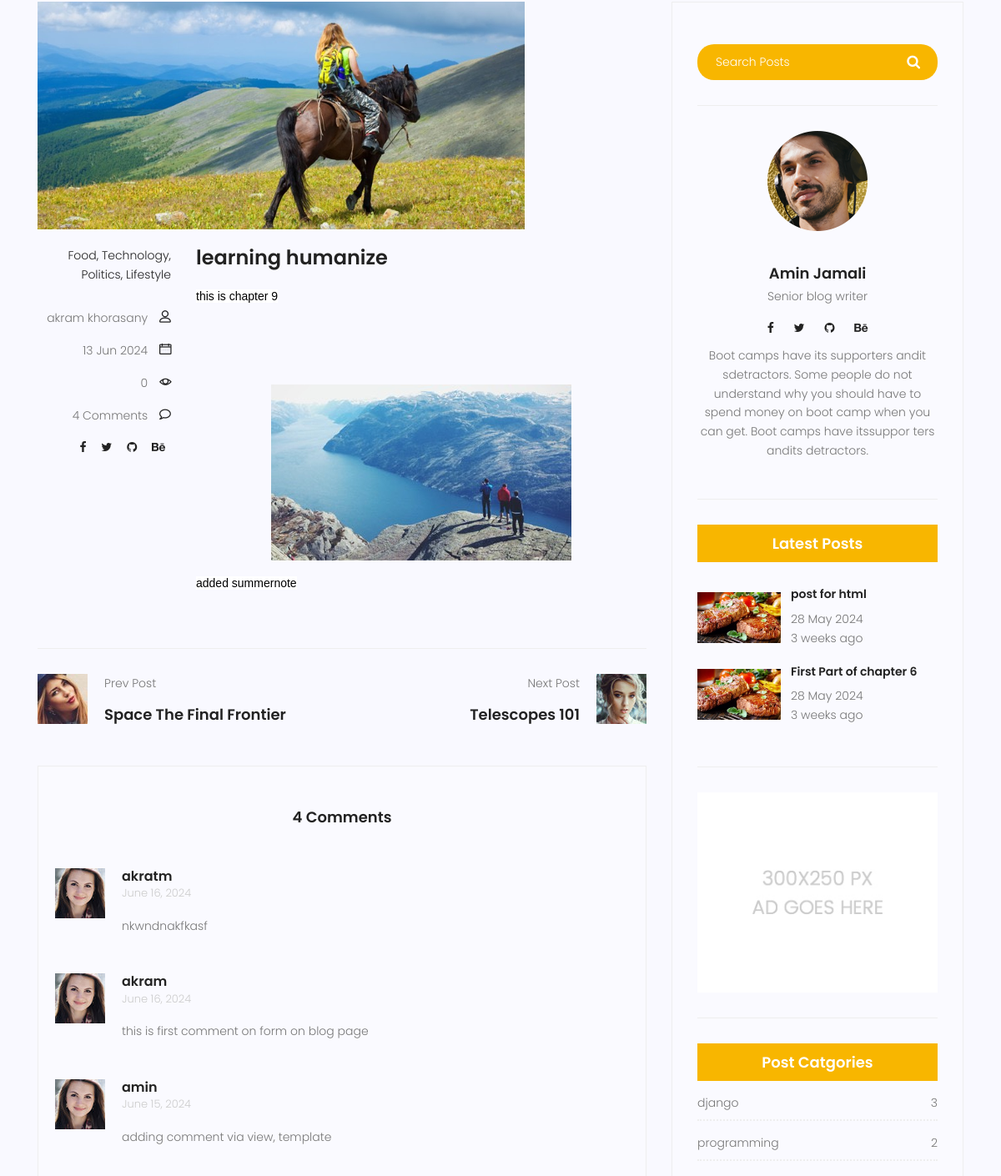
Before: /blog/12 (signed in, middle part) with the older database file.
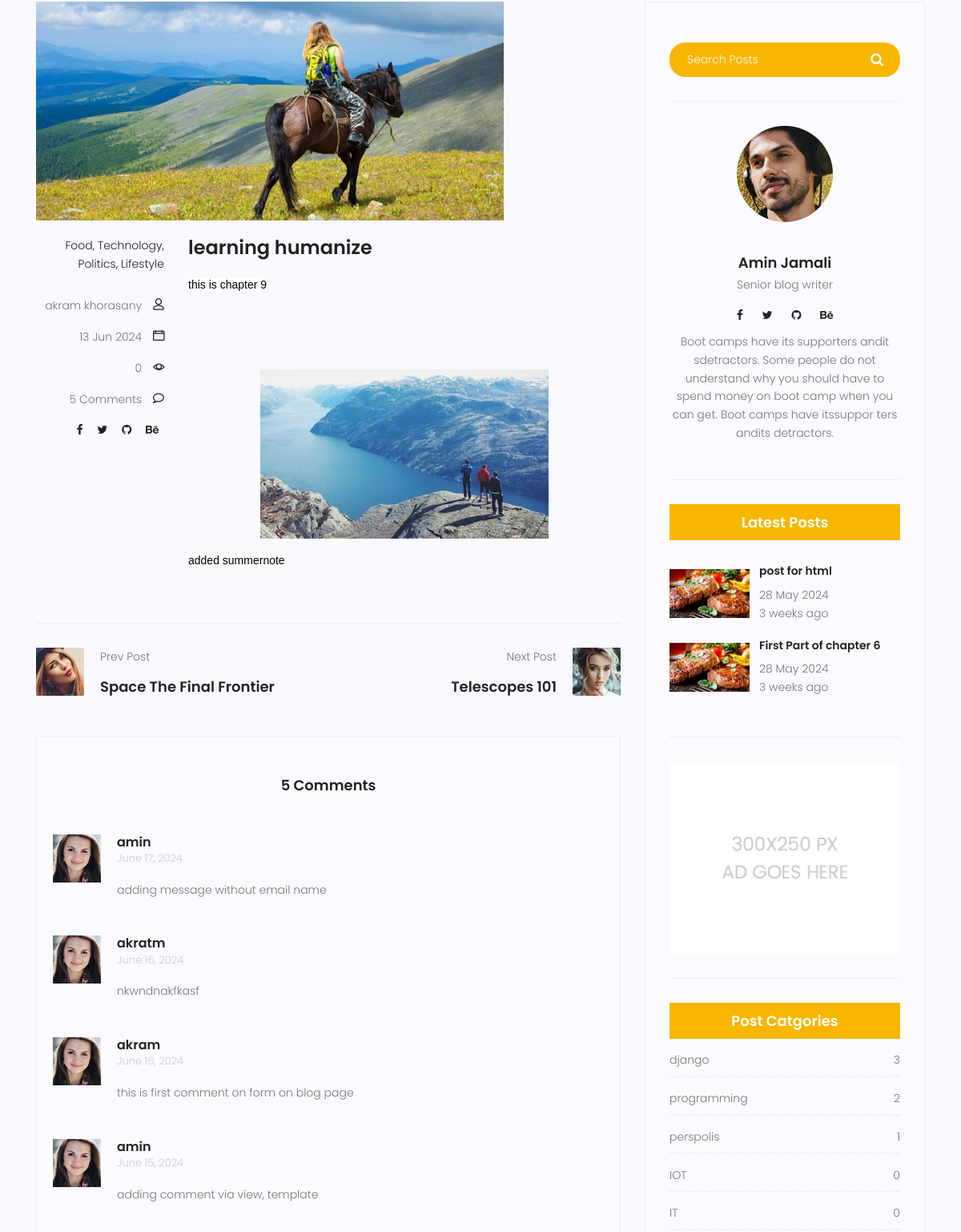
After: the same page with the newer database file.
### blog/models.py (models this page shows, shortened)
class Post(models.Model):
    image = models.ImageField(upload_to = 'blog/', default='blog/default.jpj')
    author = models.ForeignKey(User, on_delete=models.SET_NULL, null=True)
    title = models.CharField(max_length=255)
    content = models.TextField()
    tags = TaggableManager()
    category = models.ManyToManyField(Category)
    counted_views = models.PositiveIntegerField(default=0)
    status = models.BooleanField(default=False)
    published_date = models.DateTimeField(null=True)
    created_at = models.DateTimeField(auto_now_add=True)
    updated_at = models.DateTimeField(auto_now=True)
    login_require = models.BooleanField(default=False)
    class Meta:
        ordering = ('-created_at',)

class Comment(models.Model):
    post = models.ForeignKey(Post, on_delete=models.CASCADE)
    name = models.CharField(max_length=64)
    email = models.EmailField()
    subject = models.CharField(max_length=164)
    message = models.TextField()
    approved = models.BooleanField(default=False)
    created_at = models.DateTimeField(auto_now_add=True)
    updated_at = models.DateTimeField(auto_now=True)
    class Meta:
        ordering = ['-created_at']

class Category(models.Model):
    name = models.CharField(max_length=255)
    def __str__(self) -> str:
        return self.name

### blog/views.py (the view, shortened to what this page needs)
# urls.py: path('<int:pid>', blog_single, name='single'),
def blog_single(request, pid):
    posts = Post.objects.filter(status=1)
    post = get_object_or_404(posts, pk=pid)
    if post.login_require and  not request.user.is_authenticated:
        return redirect(reverse('accounts:login'))
    comments = Comment.objects.filter(post=post.id, approved=True)
    form = CommentForm()
    context = {'post':post, 'comments':comments, 'form':form}
    return render(request, 'blog/blog-single.html', context)

### blog/forms.py
class CommentForm(forms.ModelForm):
    class Meta:
        model = Comment
        fields = ['name', 'email', 'subject', 'message']

### blog/templatetags/blog_tags.py (called while the page is built)
@register.inclusion_tag('blog/blog-latest-posts.html')
def latest_posts(arg=3):
    posts = Post.objects.filter(status=1).order_by('published_date')[:arg]
    return {'posts':posts}

@register.inclusion_tag('blog/blog-post-categories.html')
def postcategories():
    posts = Post.objects.filter(status=1)
    categories = Category.objects.all()
    cat_dict = {}
    for name in categories:
        cat_dict[name] = posts.filter(category=name).count()
    cat_dict = dict(sorted(cat_dict.items(), key=lambda item:item[1], reverse=True))
    return {'categories': cat_dict}

### templates/blog/blog-single.html (shortened to what this page needs)
{% extends "base.html" %}
{% load static %}
{% load blog_tags %}
{% load humanize %}
{% block content %}
			<section class="post-content-area single-post-area">
				<div class="container">
					<div class="row">
						<div class="col-lg-8 posts-list">
							<div class="single-post row">
								<div class="col-lg-12">
									<div class="feature-img">
										<img class="img-fluid" src="{{post.image.url}}" alt="">
									</div>
								</div>
								<div class="col-lg-3  col-md-3 meta-details">
									<ul class="tags">
										<li><a href="#">Food,</a></li>
										<li><a href="#">Technology,</a></li>
										<li><a href="#">Politics,</a></li>
										<li><a href="#">Lifestyle</a></li>
									</ul>
									<div class="user-details row">
										<p class="user-name col-lg-12 col-md-12 col-6"><a href="#">{{post.author.get_full_name}}</a> <span class="lnr lnr-user"></span></p>
										<p class="date col-lg-12 col-md-12 col-6"><a href="{% url 'blog:author' author_username=post.author.username %}">{{post.published_date|date:"d M Y"}}</a> <span class="lnr lnr-calendar-full"></span></p>
										<p class="view col-lg-12 col-md-12 col-6"><a href="#">{{post.counted_views}}</a> <span class="lnr lnr-eye"></span></p>
										<p class="comments col-lg-12 col-md-12 col-6"><a href="#">{{comments|length}} Comments</a> <span class="lnr lnr-bubble"></span></p>
										<ul class="social-links col-lg-12 col-md-12 col-6">
											<li><a href="#"><i class="fa fa-facebook"></i></a></li>
											<li><a href="#"><i class="fa fa-twitter"></i></a></li>
											<li><a href="#"><i class="fa fa-github"></i></a></li>
											<li><a href="#"><i class="fa fa-behance"></i></a></li>
										</ul>
									</div>
								</div>
								<div class="col-lg-9 col-md-9">
									<h3 class="mt-20 mb-20">{{post.title}}</h3>
									<p class="excert">
										{{post.content|safe}}
									</p>
								</div>
							</div>
							<div class="navigation-area">
								<div class="row">
									<div class="col-lg-6 col-md-6 col-12 nav-left flex-row d-flex justify-content-start align-items-center">
										<div class="thumb">
											<a href="#"><img class="img-fluid" src="{% static 'img/blog/prev.jpg' %}" alt=""></a>
										</div>
										<div class="arrow">
											<a href="#"></a>
										</div>
										<div class="detials">
											<p>Prev Post</p>
											<a href="#"><h4>Space The Final Frontier</h4></a>
										</div>
									</div>
									<div class="col-lg-6 col-md-6 col-12 nav-right flex-row d-flex justify-content-end align-items-center">
										<div class="detials">
											<p>Next Post</p>
											<a href="#"><h4>Telescopes 101</h4></a>
										</div>
										<div class="arrow">
											<a href="#"></a>
										</div>
										<div class="thumb">
											<a href="#"><img class="img-fluid" src="{% static 'img/blog/next.jpg' %}" alt=""></a>
										</div>
									</div>
								</div>
							</div>
							<div class="comments-area">
									<h4>{{ comments|length }} Comments</h4>
									{% for comment in comments %}
									<div class="comment-list">
										<div class="single-comment justify-content-between d-flex">
											<div class="user justify-content-between d-flex">
												<div class="thumb">
													<img src="{% static 'img/blog/c1.jpg' %}" alt="">
												</div>
												<div class="desc">
													<h5><a href="#">{{comment.name}}</a></h5>
													<p class="date">{{comment.created_at|naturalday}}</p>
													<p class="comment">
														{{comment.message}}
													</p>
												</div>
											</div>
										</div>
									</div>
									{% empty %}
									<p>No comments yet, Be the first one to Share your thoughts</p>
									{% endfor %}
							</div>
							</div>
						<div class="col-lg-4 sidebar-widgets">
							<div class="widget-wrap">
								{% include "blog/blog-search.html" %}
								{% include "blog/blog-writer.html" %}
								{% latest_posts 2 %}
								{% include "blog/blog-ads.html" %}
								{% postcategories %}
							</div>
						</div>
					</div>
				</div>
			</section>
{% endblock content %}

### templates/base.html (shortened to what this page needs)
{% load static %}
<!DOCTYPE html>
<html lang="zxx" class="no-js">
	<head>
			<link rel="stylesheet" href="{% static 'css/linearicons.css' %}">
			<link rel="stylesheet" href="{% static 'css/font-awesome.min.css' %}">
			<link rel="stylesheet" href="{% static 'css/bootstrap.css' %}">
			<link rel="stylesheet" href="{% static 'css/magnific-popup.css' %}">
			<link rel="stylesheet" href="{% static 'css/jquery-ui.css' %}">
			<link rel="stylesheet" href="{% static 'css/nice-select.css' %}">
			<link rel="stylesheet" href="{% static 'css/animate.min.css' %}">
			<link rel="stylesheet" href="{% static 'css/owl.carousel.css' %}">
			<link rel="stylesheet" href="{% static 'css/main.css' %}">
	</head>
	<body>
{% block content %} {% endblock %}
</body>
</html>

### templates/blog/blog-search.html
<div class="single-sidebar-widget search-widget">
    <form class="search-form" action="{% url 'blog:search' %}" method='get'>
        <input placeholder="Search Posts" name="s" type="text" onfocus="this.placeholder = ''" onblur="this.placeholder = 'Search Posts'" >
        <button type="submit"><i class="fa fa-search"></i></button>
    </form>
</div>

### templates/blog/blog-writer.html
{% load static %}
<div class="single-sidebar-widget user-info-widget">
    <img src="{% static 'img/blog/user-info.png' %}" alt="">
    <a href="#"><h4>Amin Jamali</h4></a>
    <p>
        Senior blog writer
    </p>
    <ul class="social-links">
        <li><a href="#"><i class="fa fa-facebook"></i></a></li>
        <li><a href="#"><i class="fa fa-twitter"></i></a></li>
        <li><a href="#"><i class="fa fa-github"></i></a></li>
        <li><a href="#"><i class="fa fa-behance"></i></a></li>
    </ul>
    <p>
        Boot camps have its supporters andit sdetractors. Some people do not understand why you should have to spend money on boot camp when you can get. Boot camps have itssuppor ters andits detractors.
    </p>
</div>

### templates/blog/blog-latest-posts.html
{% load humanize %}
<div class="single-sidebar-widget popular-post-widget">
    <h4 class="popular-title">Latest Posts</h4>
    <div class="popular-post-list">
        {% for post in posts %}
        <div class="single-post-list d-flex flex-row align-items-center">
            <div class="thumb">
                <img class="img-fluid" src="{{post.image.url}}" alt="">
            </div>
            <div class="details">
                <a href="{% url 'blog:single' pid=post.id %}"><h6>{{post.title}}</h6></a>
                <p>{{post.published_date|date:"d M Y"}}</p>
                <p>{{post.published_date|naturaltime}}</p>
            </div>
        </div>
        {% endfor %}
    </div>
</div>

### templates/blog/blog-ads.html
{% load static %}
<div class="single-sidebar-widget ads-widget">
    <a href="#"><img class="img-fluid" src="{% static 'img/blog/ads-banner.jpg' %}" alt=""></a>
</div>

### templates/blog/blog-post-categories.html
<div class="single-sidebar-widget post-category-widget">
    <h4 class="category-title">Post Catgories</h4>
    <ul class="cat-list">
        {% for cat, count in categories.items %}
        <li>
            <a href="{% url 'blog:category' cat_name=cat %}" class="d-flex justify-content-between">
                <p>{{cat}}</p>
                <p>{{count}}</p>
            </a>
        </li>
        {%endfor %}
    </ul>
</div>

Changed rows visible on the page:
added Comment: name "amin", created_at "June 17, 2024", message "adding message without email name"
now on this page (row unchanged): Category: name "perspolis", count "1"
now on this page (row unchanged): Category: name "IOT", count "0"
now on this page (row unchanged): Category: name "IT", count "0"
Other visible differences:
{{ comments|length }}: "4" → "5"
